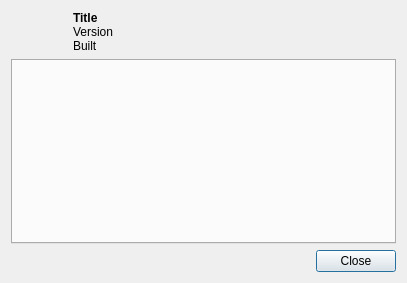
<?xml version="1.0" encoding="UTF-8"?>
<ui version="4.0">
 <class>AboutDialog</class>
 <widget class="QDialog" name="AboutDialog">
  <property name="geometry">
   <rect>
    <x>0</x>
    <y>0</y>
    <width>407</width>
    <height>283</height>
   </rect>
  </property>
  <property name="windowTitle">
   <string>Dialog</string>
  </property>
  <layout class="QVBoxLayout" name="verticalLayout_2">
   <item>
    <layout class="QHBoxLayout" name="horizontalLayout">
     <item>
      <widget class="QLabel" name="label">
       <property name="maximumSize">
        <size>
         <width>56</width>
         <height>56</height>
        </size>
       </property>
       <property name="text">
        <string/>
       </property>
       <property name="pixmap">
        <pixmap resource="rsc.qrc">:/icn/resources/online.png</pixmap>
       </property>
       <property name="scaledContents">
        <bool>true</bool>
       </property>
      </widget>
     </item>
     <item>
      <layout class="QVBoxLayout" name="verticalLayout" stretch="0,0,0">
       <property name="spacing">
        <number>0</number>
       </property>
       <item>
        <widget class="QLabel" name="labelTitle">
         <property name="text">
          <string>&lt;html&gt;&lt;head/&gt;&lt;body&gt;&lt;p&gt;&lt;span style=&quot; font-weight:600;&quot;&gt;Title&lt;/span&gt;&lt;/p&gt;&lt;/body&gt;&lt;/html&gt;</string>
         </property>
        </widget>
       </item>
       <item>
        <widget class="QLabel" name="labelVersion">
         <property name="text">
          <string>Version</string>
         </property>
        </widget>
       </item>
       <item>
        <widget class="QLabel" name="labelBuilt">
         <property name="text">
          <string>Built</string>
         </property>
        </widget>
       </item>
      </layout>
     </item>
    </layout>
   </item>
   <item>
    <widget class="QTabWidget" name="tabWidget">
     <property name="currentIndex">
      <number>-1</number>
     </property>
    </widget>
   </item>
   <item>
    <widget class="QDialogButtonBox" name="buttonBox">
     <property name="orientation">
      <enum>Qt::Horizontal</enum>
     </property>
     <property name="standardButtons">
      <set>QDialogButtonBox::Close</set>
     </property>
    </widget>
   </item>
  </layout>
 </widget>
 <resources>
  <include location="rsc.qrc"/>
 </resources>
 <connections>
  <connection>
   <sender>buttonBox</sender>
   <signal>accepted()</signal>
   <receiver>AboutDialog</receiver>
   <slot>accept()</slot>
   <hints>
    <hint type="sourcelabel">
     <x>248</x>
     <y>254</y>
    </hint>
    <hint type="destinationlabel">
     <x>157</x>
     <y>274</y>
    </hint>
   </hints>
  </connection>
  <connection>
   <sender>buttonBox</sender>
   <signal>rejected()</signal>
   <receiver>AboutDialog</receiver>
   <slot>reject()</slot>
   <hints>
    <hint type="sourcelabel">
     <x>316</x>
     <y>260</y>
    </hint>
    <hint type="destinationlabel">
     <x>286</x>
     <y>274</y>
    </hint>
   </hints>
  </connection>
 </connections>
</ui>
